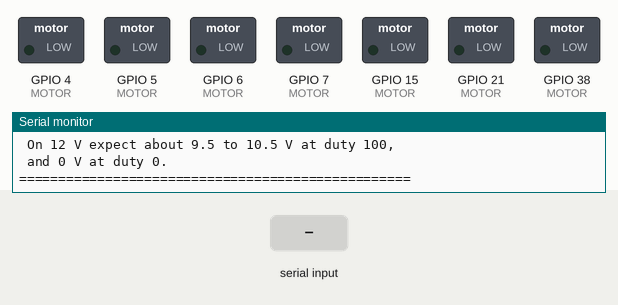
This program was run on a simulated ESP32-S3. Shown: switched loads named in the program (green lamp = pin HIGH), the last lines printed to the serial monitor. The test bench sets the inputs (shaded band).

Above: at 1.6 s.
1.7 s: "1\n" received over Serial
At 2.7 s:
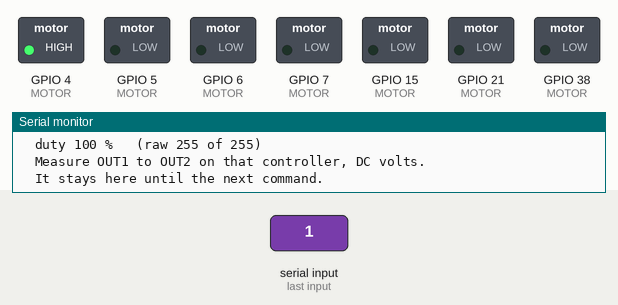
3.2 s: "5\n" received over Serial
At 3.8 s:
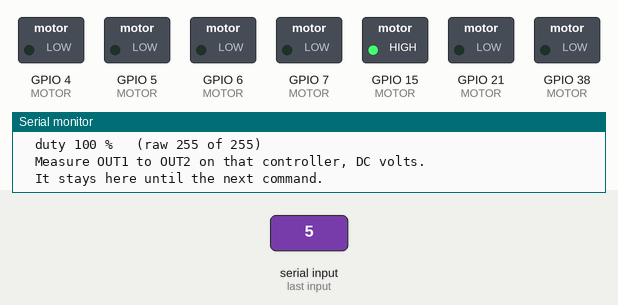
4.7 s: "d90\n" received over Serial
At 5.0 s:
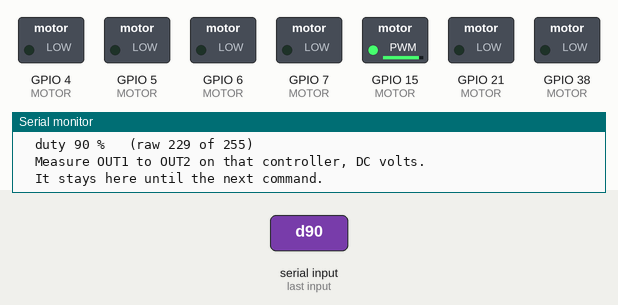
6.2 s: "1\n" received over Serial
At 7.3 s:
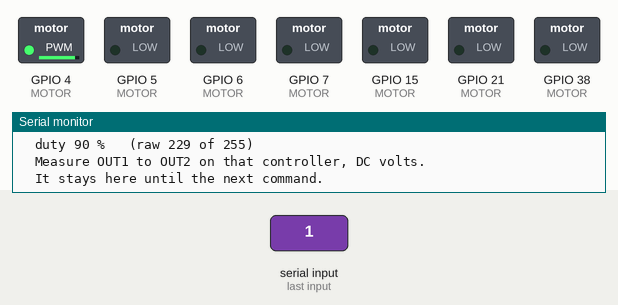
Timing chart, 0 to 8.7 s (numbered marks = the images above; inputs shaded):
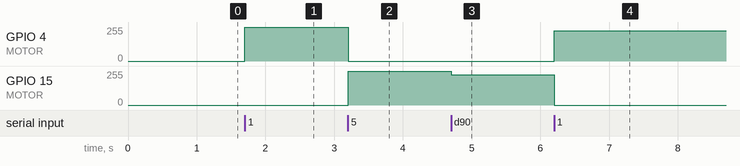

Measured:
- after the input at 1.7 s, GPIO 4 (MOTOR): 0/255 → 255/255 at once
- after the input at 3.2 s, GPIO 4 (MOTOR): 255/255 → 0/255 at once; GPIO 15 (MOTOR): 0/255 → 255/255 at once
- after the input at 4.7 s, GPIO 15 (MOTOR): 255/255 → 228/255 at once
- after the input at 6.2 s, GPIO 4 (MOTOR): 0/255 → 228/255 at once; GPIO 15 (MOTOR): 228/255 → 0/255 at once

The program:

main.cpp
```cpp
// ============================================================
// BEDBOX IRA - TEST 002  (L298N static test)
// ============================================================
//
// Board: ESP32-S3-DevKitC-1 N16R8
//
// WHY THIS EXISTS AND WHAT IT CANNOT DO
//   An L298N gives the microcontroller no feedback at all. The ESP32
//   pushes PWM out and never learns what happened. So software alone
//   CANNOT tell you whether a controller is damaged.
//
//   The multimeter tells you. This sketch's only job is to hold one
//   channel at one duty, indefinitely, so there is something steady
//   to measure. TEST 001 ramps and moves on, which is far too fast.
//
// WHAT IS ACTUALLY AT RISK
//   VS tolerates up to 46 V, so 10 V there harms nothing.
//   The logic side - IN1..IN4, ENA, ENB and the module's 5 V pin -
//   is limited to about 7 V. That is what an over-volt event kills.
//
// MEASURE WITH THE MOTORS DISCONNECTED FIRST
//   No load makes the reading cleaner and nothing can run away.
//   Reconnect them only once the voltages look right.
//
// WHAT TO MEASURE AND WHAT IS NORMAL
//   1. The module's own 5 V pin, against GND.
//        ~5 V  -> the onboard regulator survived
//        0 V or VS -> that regulator is dead, replace the module
//
//   2. Between OUT1 and OUT2 of the channel under test, DC volts.
//      A cheap meter averages the PWM, which is exactly what we want.
//        duty 100 -> roughly VS minus 1.5 to 2.5 V.
//                    On 12 V that is about 9.5 to 10.5 V.
//        duty  50 -> roughly half of that
//        duty   0 -> 0 V
//
//   3. Faults and what they mean
//        always full regardless of duty -> ENA/ENB jumper still on,
//              or that enable input is damaged
//        always 0 V -> that half bridge is dead
//        reads VS with no drop at all -> output transistor shorted
//        one channel fine, the other dead -> classic L298N failure,
//              the two halves fail independently
//
// GPIO 38 DRIVES TWO MOTORS
//   Channel 7 is ENA and ENB of controller 4 wired together, so both
//   leg motors move as one. Measure both outputs of that module.
//
// NOT YET RUN ON HARDWARE.
//
// ============================================================

#include <Arduino.h>

#define TEST_NUMBER 2

// ------------------------------------------------------------
// Configuration - bedbox_ira. For bedbox_shemi use
// {13,14,18,19,21,22} and the classic-ESP32 env.
// ------------------------------------------------------------

const int PWM_FREQ = 20000;   // 20 kHz, above hearing
const int PWM_RES  = 8;       // duty 0..255

struct Chan { int pin; const char *label; };

const Chan MOTOR[] = {
  {  4, "ctrl 1 ENA  motor 1" },
  {  5, "ctrl 1 ENB  motor 2" },
  {  6, "ctrl 2 ENA  motor 3" },
  {  7, "ctrl 2 ENB  motor 4" },
  { 15, "ctrl 3 ENA  motor 5" },
  { 21, "ctrl 3 ENB  motor 6" },
  { 38, "ctrl 4 ENA+ENB  motors 7 and 8" },
};

const int CHANS = sizeof(MOTOR) / sizeof(MOTOR[0]);

int  selected = 1;    // 1..CHANS
int  duty     = 0;    // percent

// ------------------------------------------------------------

void allOff() {
  for (int i = 0; i < CHANS; i++) ledcWrite(MOTOR[i].pin, 0);
}

void applyOne(int idx, int pct) {
  allOff();
  if (pct <= 0) return;
  if (pct > 100) pct = 100;
  ledcWrite(MOTOR[idx - 1].pin, (pct * 255) / 100);
}

void showState() {
  Serial.println();
  Serial.printf("  HOLDING  channel %d  (GPIO %d)  %s\n",
                selected, MOTOR[selected - 1].pin, MOTOR[selected - 1].label);
  Serial.printf("  duty %d %%   (raw %d of 255)\n", duty, (duty * 255) / 100);
  Serial.println(F("  Measure OUT1 to OUT2 on that controller, DC volts."));
  Serial.println(F("  It stays here until the next command."));
  Serial.println();
}

// Walks 0, 25, 50, 75, 100 with four seconds on each, so the meter
// has time to settle and a linear response is visible.
void stepThrough(int idx) {
  const int steps[5] = {0, 25, 50, 75, 100};
  Serial.println();
  Serial.printf("--- stepping channel %d, 4 s per step ---\n", idx);
  Serial.println(F("    watch the meter. It should climb in even steps."));
  for (int i = 0; i < 5; i++) {
    applyOne(idx, steps[i]);
    Serial.printf("    duty %3d %%\n", steps[i]);
    unsigned long t = millis();
    while (millis() - t < 4000) {
      if (Serial.available()) {
        while (Serial.available()) Serial.read();
        allOff();
        duty = 0;
        Serial.println(F("    aborted, all off."));
        return;
      }
    }
  }
  allOff();
  duty = 0;
  Serial.println(F("--- done, all off ---"));
  Serial.println(F("    Not linear? The enable input is damaged."));
  Serial.println(F("    Flat at 0? That half bridge is dead."));
  Serial.println();
}

// ------------------------------------------------------------

void printMenu() {
  Serial.println();
  Serial.println(F("=================================================="));
  Serial.println(F(" BEDBOX IRA - TEST 002 - L298N static test"));
  Serial.println(F("=================================================="));
  for (int i = 0; i < CHANS; i++)
    Serial.printf("   %d   GPIO %-3d  %s\n", i + 1, MOTOR[i].pin, MOTOR[i].label);
  Serial.println();
  Serial.println(F("   1..7    select a channel and hold it at the"));
  Serial.println(F("           current duty"));
  Serial.println(F("   d50     set duty percent, 0 to 100"));
  Serial.println(F("   s       step 0,25,50,75,100 on the selected"));
  Serial.println(F("           channel, 4 s each"));
  Serial.println(F("   0       everything off"));
  Serial.println(F("   ?       this menu"));
  Serial.println();
  Serial.println(F(" Motors DISCONNECTED for the first pass."));
  Serial.println(F(" On 12 V expect about 9.5 to 10.5 V at duty 100,"));
  Serial.println(F(" and 0 V at duty 0."));
  Serial.println(F("=================================================="));
}

void handleLine(String line) {
  line.trim();
  line.toLowerCase();
  if (!line.length()) return;

  if (line == "?") { printMenu(); return; }

  if (line == "0") {
    allOff();
    duty = 0;
    Serial.println(F("  all channels off."));
    return;
  }

  if (line == "s") { stepThrough(selected); return; }

  if (line.length() == 1 && line.charAt(0) >= '1' && line.charAt(0) <= '9') {
    int n = line.toInt();
    if (n < 1 || n > CHANS) { Serial.printf("  1 .. %d\n", CHANS); return; }
    selected = n;
    if (duty == 0) duty = 100;      // selecting a channel implies testing it
    applyOne(selected, duty);
    showState();
    return;
  }

  if (line.charAt(0) == 'd') {
    int v = line.substring(1).toInt();
    if (v < 0 || v > 100) { Serial.println(F("  duty 0..100")); return; }
    duty = v;
    applyOne(selected, duty);
    showState();
    return;
  }

  Serial.println(F("  1..7, d50, s, 0 or ?"));
}

// ------------------------------------------------------------

void setup() {
  Serial.begin(115200);
  delay(400);

  Serial.println();
  Serial.println(F("=== BEDBOX IRA - TEST 002 - L298N static test ==="));

  for (int i = 0; i < CHANS; i++) {
    ledcAttach(MOTOR[i].pin, PWM_FREQ, PWM_RES);
    ledcWrite(MOTOR[i].pin, 0);
  }
  Serial.printf("%d channels attached at %d Hz, %d bit. All off.\n",
                CHANS, PWM_FREQ, PWM_RES);

  printMenu();
}

void loop() {
  static String line = "";
  while (Serial.available()) {
    char c = (char)Serial.read();
    if (c == '\n' || c == '\r') {
      if (line.length()) { handleLine(line); line = ""; }
    } else if (line.length() < 32) {
      line += c;
    }
  }
}

// ============================================================
// END OF FILE - BEDBOX IRA - TEST 002 (L298N static test)
// ============================================================
```
